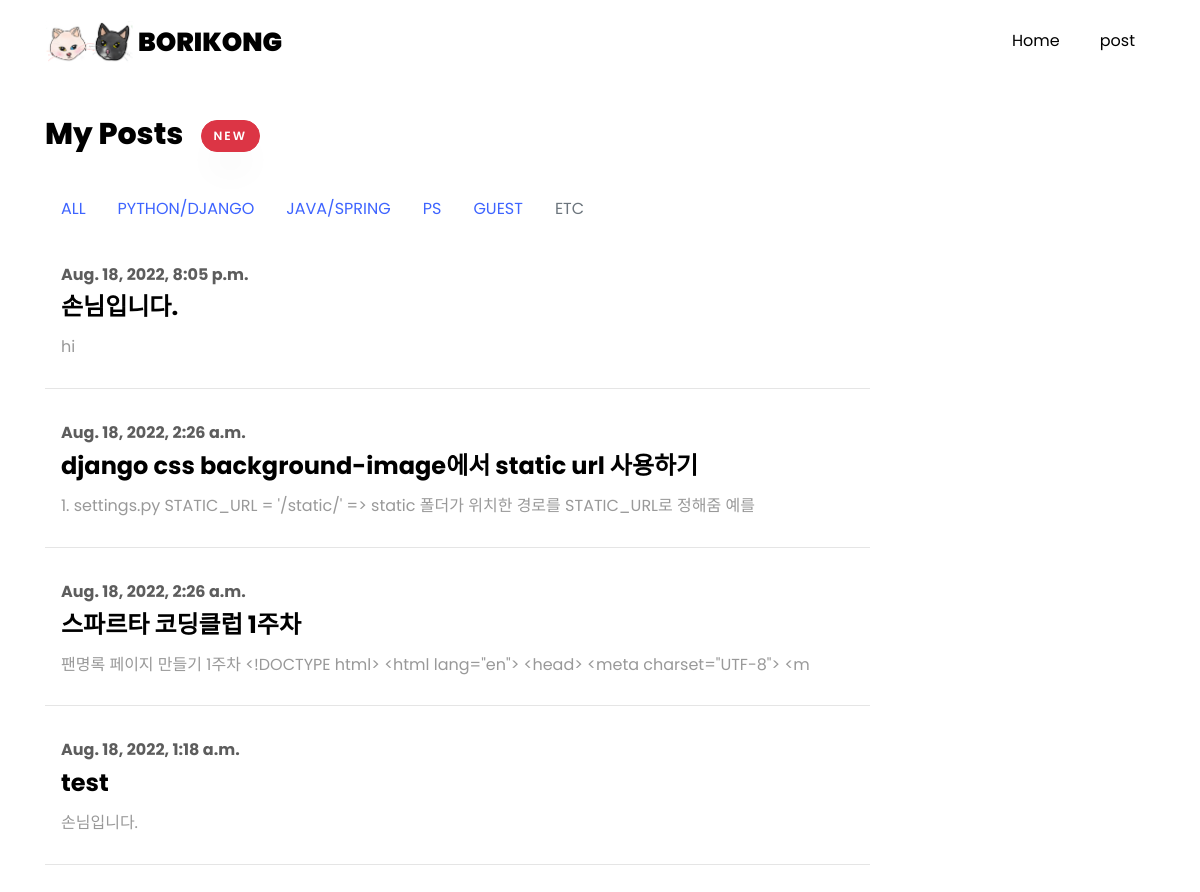
The app's page /, older data.
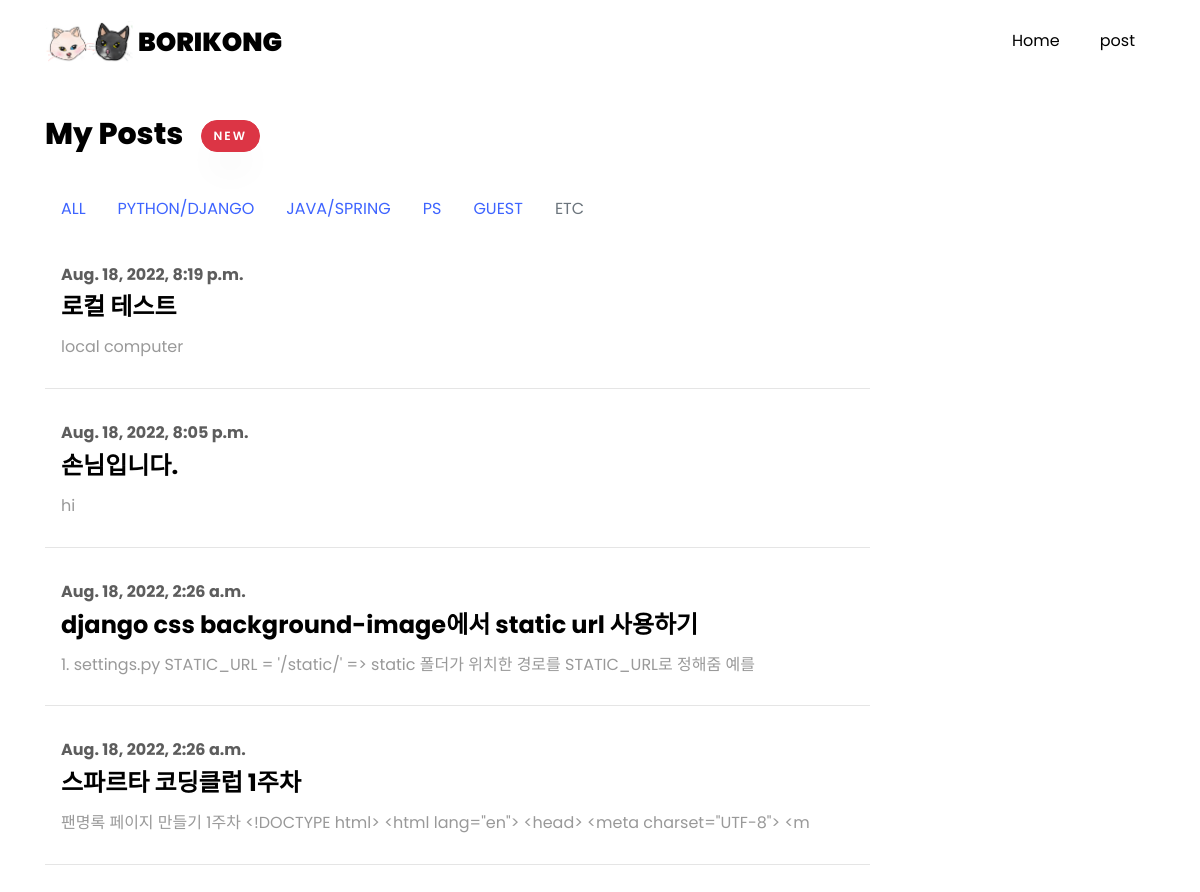
The same page, newer data.
### main/models.py (models this page shows, shortened)
class Post(models.Model):
    CATEGORIES = (
        ('PYTHON/DJANGO', 'python/django'),
        ('JAVA/SPRING', 'java/spring'),
        ('ANDROID', 'android'),
        ('ML', 'ml'),
        ('PS', 'ps'),
        ('GUEST','guest'),
        ('ETC', 'etc')
    )
    category = models.CharField(max_length=200, default="etc", choices=CATEGORIES,verbose_name="글 분류")
    user=models.CharField(max_length=20, default="borikong",verbose_name="작성자")
    passwd=models.CharField(max_length=50,default="",verbose_name="비밀번호")
    postname=models.CharField(max_length=100,verbose_name="제목")
    contents=models.TextField(verbose_name="내용")
    hits=models.PositiveIntegerField(default=0,verbose_name="조회수")
    mainphoto=models.ImageField(blank=True,null=True)
    subphoto1=models.ImageField(blank=True, null=True)
    subphoto1 = models.ImageField(blank=True, null=True)
    subphoto2 = models.ImageField(blank=True, null=True)
    subphoto3 = models.ImageField(blank=True, null=True)
    subphoto4 = models.ImageField(blank=True, null=True)
    subphoto5 = models.ImageField(blank=True, null=True)
    subphoto6 = models.ImageField(blank=True, null=True)
    subphoto7 = models.ImageField(blank=True, null=True)
    subphoto8 = models.ImageField(blank=True, null=True)
    subphoto9 = models.ImageField(blank=True, null=True)
    created_at = models.DateTimeField(auto_now_add=True)
    updated_at = models.DateTimeField(auto_now=True)
    def summary(self):
        return self.contents[:100]

### main/views.py (the view)
# urls.py: path('', views.index, name='index'),
def index(request):
    postlist = Post.objects.all()
    return render(request, 'main/index.html', {'postlist': postlist})

### main/templates/main/index.html
{% extends "base.html" %}
{% load static %}
{% block content %}
<section class="ftco-section ftco-no-pb goto-here" id="post-section">
    <div class="container">
        <div class="row">
            <div class="col-md-9">
                <div id="page-1" class="page one">
                    <h2 class="heading">My Posts &nbsp; <button type="button" class="btn btn-danger" onclick="location.href='{% url 'main:writing' %}'">new</button></h2>
{% include "./components/c_nav.html" %}
                    {% for list in postlist reversed%}
                    <div class="resume-wrap d-flex ftco-animate">
                        <div class="text pl-3">
                            <span class="date">{{list.created_at}}</span>
                            <h2 onclick="location.href='{% url 'main:posting' pk=list.pk %}'" onMouseover="this.style.color='#3e64ff';"
                                onMouseout="this.style.color='black';" style="cursor:pointer">{{list.postname}}</h2>
                            <p>{{list.summary}}</p>
                        </div>
                    </div>
                    {% endfor %}
                </div>
            </div>
        </div>
    </div>
</section>
{% endblock %}

Row changes from the older to the newer data that the page shows:
no longer on this page (row unchanged): Post: created_at "Aug. 18, 2022, 1:18 a.m.", postname "test", summary "손님입니다."
added Post: created_at "Aug. 18, 2022, 8:19 p.m.", postname "로컬 테스트", summary "local computer"
